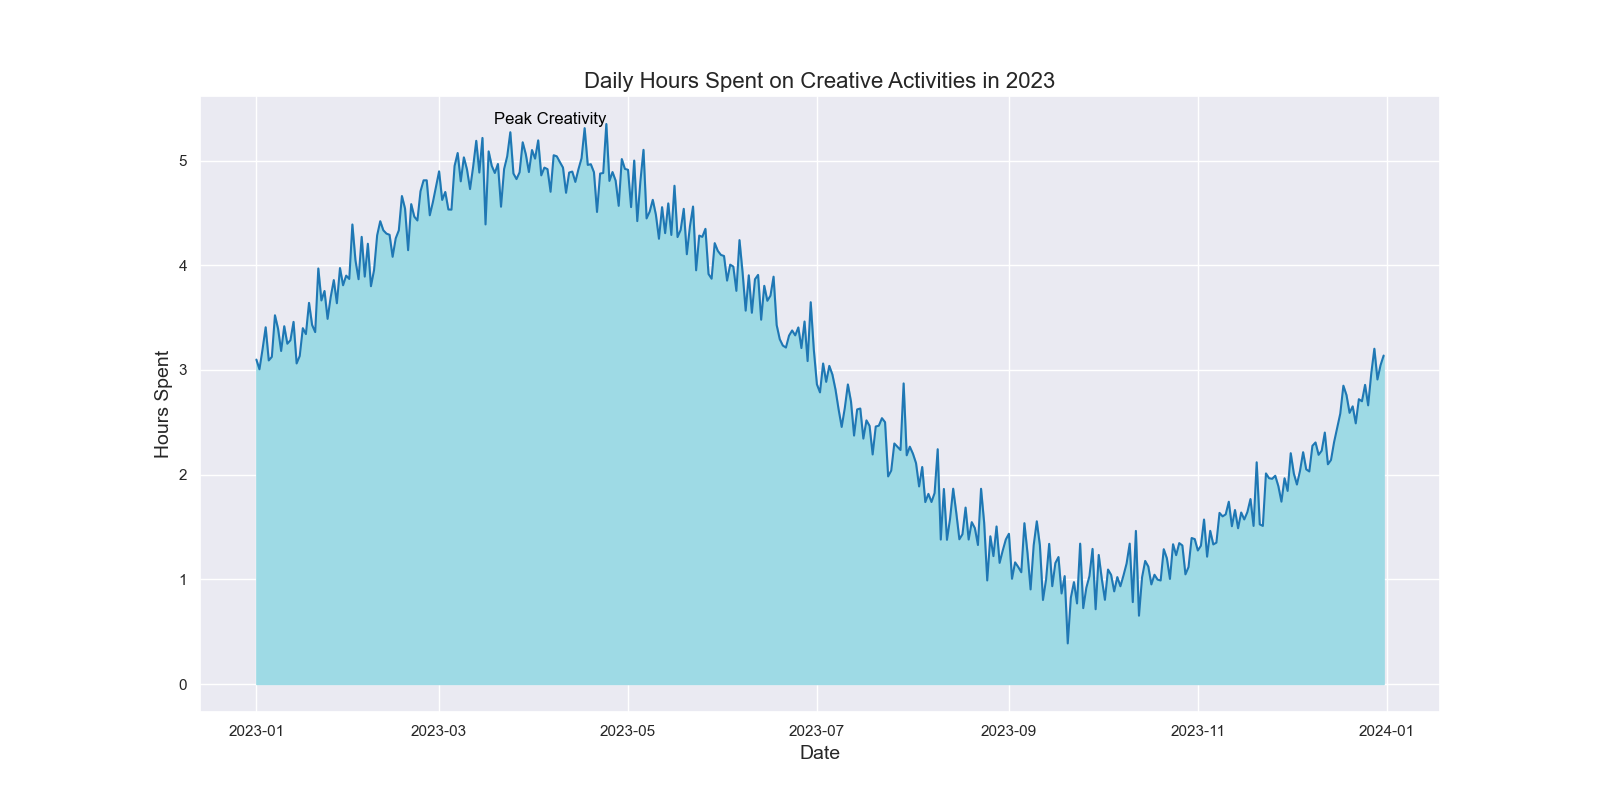

Source code (Python):

import seaborn as sns
import pandas as pd
import matplotlib.pyplot as plt
from datetime import datetime, timedelta
import numpy as np

start = datetime(2023, 1, 1)
end = datetime(2023, 12, 31)
delta = timedelta(days=1)
dates = pd.date_range(start, end, freq=delta)

np.random.seed(42)
hours_spent = 3 + np.sin(np.linspace(0, 2 * np.pi, len(dates))) * 2 + np.random.normal(0, 0.2, len(dates))

data = pd.DataFrame({'date': dates, 'hours_spent': hours_spent})

sns.set(rc={'figure.figsize': (16, 8)})

area_chart = sns.lineplot(x='date', y='hours_spent', data=data, color="#1f77b4")

plt.fill_between(data.date, data.hours_spent, color="#9edae5")

peak_day = data.loc[data['hours_spent'].idxmax()]
plt.text(peak_day.date, peak_day.hours_spent, 'Peak Creativity', horizontalalignment='right', size='medium', color='black')

plt.title('Daily Hours Spent on Creative Activities in 2023', fontsize=16)
plt.xlabel('Date', fontsize=14)
plt.ylabel('Hours Spent', fontsize=14)

plt.show()
